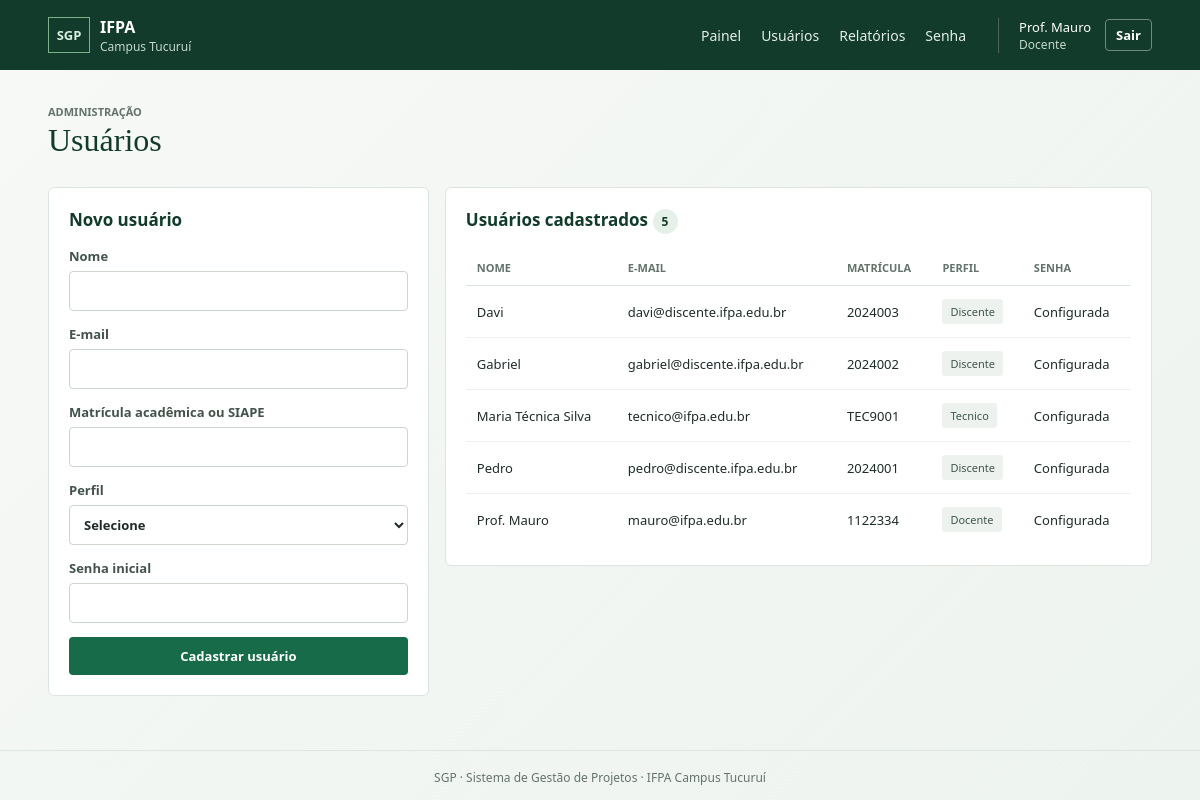
/usuarios.php (signed in), run on the app's committed database.
### tables this page shows
CREATE TABLE usuarios (
    id INT AUTO_INCREMENT PRIMARY KEY,
    nome VARCHAR(120) NOT NULL,
    email VARCHAR(190) NOT NULL UNIQUE,
    matricula VARCHAR(30) NOT NULL UNIQUE,
    senha_hash VARCHAR(255) NOT NULL,
    session_version INT UNSIGNED NOT NULL DEFAULT 0,
    perfil ENUM('Docente', 'Discente', 'Tecnico') NOT NULL,
    criado_em TIMESTAMP NOT NULL DEFAULT CURRENT_TIMESTAMP
);

### includes/bootstrap.php (called while the page is built, shortened)
<?php
require_once dirname(__DIR__) . '/config/db.php';
require_once __DIR__ . '/security.php';
function h(mixed $value): string
{
    return htmlspecialchars(is_scalar($value) ? (string) $value : '', ENT_QUOTES | ENT_SUBSTITUTE, 'UTF-8');
}
function require_auth(): array
{
    $user = $_SESSION['user'];
    if (!authenticated_session_is_current($user)) {
        expire_authenticated_session();
    }
    return $user;
}
function authenticated_session_is_current(array $user): bool
{
    static $validatedSessions = [];
    $userId = filter_var($user['id'] ?? null, FILTER_VALIDATE_INT);
    $sessionVersion = filter_var($user['session_version'] ?? null, FILTER_VALIDATE_INT);
    $cacheKey = $userId . ':' . $sessionVersion;
    if (array_key_exists($cacheKey, $validatedSessions)) {
        return $validatedSessions[$cacheKey];
    }
    $statement = db()->prepare('SELECT session_version FROM usuarios WHERE id = ?');
    $statement->execute([$userId]);
    $version = $statement->fetchColumn();
    $databaseVersion = $version === false ? null : (int) $version;
    $validatedSessions[$cacheKey] = session_version_matches($user, $databaseVersion);
    return $validatedSessions[$cacheKey];
}

### config/db.php (called while the page is built, shortened)
<?php
function db(): PDO
{
    static $pdo = null;
    if ($pdo instanceof PDO) {
        return $pdo;
    }
    $host = getenv('SGP_DB_HOST') ?: '127.0.0.1';
    $port = getenv('SGP_DB_PORT') ?: '3306';
    $database = getenv('SGP_DB_NAME') ?: 'sgp_ifpa';
    $username = getenv('SGP_DB_USER') ?: 'root';
    $password = getenv('SGP_DB_PASSWORD') ?: '';
    $dsn = "mysql:host={$host};port={$port};dbname={$database};charset=utf8mb4";
    try {
        $pdo = new PDO($dsn, $username, $password, [
            PDO::ATTR_ERRMODE => PDO::ERRMODE_EXCEPTION,
            PDO::ATTR_DEFAULT_FETCH_MODE => PDO::FETCH_ASSOC,
            PDO::ATTR_EMULATE_PREPARES => false,
            PDO::MYSQL_ATTR_INIT_COMMAND => "SET time_zone = '-03:00'",
        ]);
    } catch (PDOException $exception) {
        error_log('SGP database connection failed: ' . $exception->getMessage());
        http_response_code(500);
        exit('Nao foi possivel conectar ao banco de dados. Confira a configuracao local.');
    }
    return $pdo;
}

### includes/security.php (called while the page is built, shortened)
<?php
function session_version_matches(array $sessionUser, ?int $databaseVersion): bool
{
    return isset($sessionUser['session_version'])
        && $databaseVersion !== null
        && (int) $sessionUser['session_version'] === $databaseVersion;
}

### usuarios.php (the view, shortened to what this page needs)
<?php
require_once __DIR__ . '/includes/bootstrap.php';
$user = require_auth();
$users = db()->query(
    'SELECT id, nome, email, matricula, perfil, criado_em, (senha_hash IS NULL) AS senha_pendente FROM usuarios ORDER BY nome'
)->fetchAll();
require __DIR__ . '/includes/header.php';
?>
<section class="page-heading"><div><p class="eyebrow">Administração</p><h1>Usuários</h1></div></section>
<div class="content-grid">
    <section class="panel">
        <h2>Novo usuário</h2>
        <form method="post" class="form-stack">
            <label>Nome<input name="nome" maxlength="120" required value="<?= h($_POST['nome'] ?? '') ?>"></label>
            <label>E-mail<input type="email" name="email" maxlength="190" required value="<?= h($_POST['email'] ?? '') ?>"></label>
            <label>Matrícula acadêmica ou SIAPE<input name="matricula" maxlength="30" required value="<?= h($_POST['matricula'] ?? '') ?>"></label>
            <label>Perfil<select name="perfil" required><option value="">Selecione</option></select></label>
            <label>Senha inicial<input type="password" name="senha" minlength="10" autocomplete="new-password" required></label>
            <button class="button primary" type="submit">Cadastrar usuário</button>
        </form>
    </section>
    <section class="panel panel-wide">
        <h2>Usuários cadastrados <span class="count"><?= count($users) ?></span></h2>
        <div class="table-wrap"><table><thead><tr><th>Nome</th><th>E-mail</th><th>Matrícula</th><th>Perfil</th><th>Senha</th></tr></thead><tbody>
        <?php foreach ($users as $row): ?><tr>
            <td><?= h($row['nome']) ?></td><td><?= h($row['email']) ?></td><td><?= h($row['matricula']) ?></td><td><span class="tag"><?= h($row['perfil']) ?></span></td>
            <td><?php if ((int) $row['senha_pendente'] === 1): ?><form method="post" class="inline-form"><input type="hidden" name="csrf_token" value="<?= h(csrf_token()) ?>"><input type="hidden" name="acao" value="definir_senha"><input type="hidden" name="usuario_id" value="<?= (int) $row['id'] ?>"><input type="password" name="senha_nova" minlength="10" placeholder="Nova senha" autocomplete="new-password" required><button class="button quiet-dark" type="submit">Definir</button></form><?php else: ?><span class="muted">Configurada</span><?php endif; ?></td>
        </tr><?php endforeach; ?>
        </tbody></table></div>
    </section>
</div>
<?php require __DIR__ . '/includes/footer.php'; ?>

### includes/header.php (shortened to what this page needs)
<?php
$user = require_auth();
?>
<!doctype html>
<html lang="pt-BR">
<head>
    <link rel="stylesheet" href="assets/style.css">
</head>
<body>
<header class="topbar">
    <a class="brand" href="index.php"><span class="brand-mark">SGP</span><span>IFPA <small>Campus Tucuruí</small></span></a>
    <nav class="main-nav" aria-label="Navegação principal">
        <a href="index.php">Painel</a>
        <?php if ($user['perfil'] === 'Docente'): ?><a href="usuarios.php">Usuários</a><?php endif; ?>
        <a href="entregar_relatorio.php">Relatórios</a><a href="alterar_senha.php">Senha</a>
    </nav>
    <div class="account">
        <span><?= h($user['nome']) ?><small><?= h($user['perfil']) ?></small></span>
        <form method="post" action="logout.php">
            <button class="button quiet" type="submit">Sair</button>
        </form>
    </div>
</header>
<main class="page-shell">

### includes/footer.php
</main>
<footer class="site-footer">SGP · Sistema de Gestão de Projetos · IFPA Campus Tucuruí</footer>
</body>
</html>

### assets/style.css (style rules this page uses)
:root { color-scheme: light; --green-900: #123b2b; --green-700: #176b48; --green-500: #3d8b63; --green-100: #e4f0e8; --ink: #1f2c27; --muted: #64736c; --line: #dce5df; --surface: #ffffff; --canvas: #f3f6f3; --danger: #a63b34; --warning: #8a6413; font-family: "Segoe UI", Calibri, sans-serif; color: var(--ink); background: var(--canvas); }
* { box-sizing: border-box; }
body { margin: 0; min-height: 100vh; background: linear-gradient(135deg, #f7f9f7 0%, #edf3ee 100%); }
a { color: var(--green-700); text-decoration-thickness: 1px; text-underline-offset: 3px; }
button, input, select, textarea { font: inherit; }
button, a, input, select, textarea { outline-offset: 3px; }
.topbar { min-height: 70px; padding: 0 4vw; display: flex; align-items: center; gap: 32px; background: var(--green-900); color: #fff; }
.brand { display: flex; align-items: center; gap: 10px; color: #fff; font-weight: 700; text-decoration: none; }
.brand small, .account small { display: block; color: #c5d8cc; font-size: 12px; font-weight: 400; }
.brand-mark { display: grid; place-items: center; width: 42px; height: 36px; border: 1px solid #7bb28c; color: #d9efdf; font-size: 13px; }
.main-nav { display: flex; align-items: center; gap: 20px; margin-left: auto; }
.main-nav a { color: #e2eee6; font-size: 14px; text-decoration: none; }
.account { display: flex; align-items: center; gap: 14px; padding-left: 20px; border-left: 1px solid #496456; font-size: 13px; }
.page-shell { width: min(1440px, 92vw); margin: 30px auto 54px; }
.page-heading { display: flex; align-items: center; justify-content: space-between; gap: 24px; margin-bottom: 22px; }
.page-heading h1, .auth-panel h1 { margin: 3px 0 6px; color: var(--green-900); font-family: Georgia, "Times New Roman", serif; font-size: 32px; font-weight: 500; }
.page-heading p { margin: 4px 0 0; color: var(--muted); }
.eyebrow { margin: 0; color: var(--green-700); font-size: 11px; font-weight: 700; text-transform: uppercase; }
.metric, .panel { background: var(--surface); border: 1px solid var(--line); border-radius: 6px; }
.panel { padding: 20px; }
.panel h2 { margin: 0 0 16px; color: var(--green-900); font-size: 17px; font-weight: 650; }
.count { display: inline-grid; place-items: center; min-width: 25px; height: 25px; padding: 0 6px; border-radius: 50%; background: var(--green-100); color: var(--green-900); font-size: 12px; }
.table-wrap { width: 100%; overflow-x: auto; }
table { width: 100%; border-collapse: collapse; text-align: left; font-size: 13px; }
th { padding: 10px 11px; border-bottom: 1px solid var(--line); color: var(--muted); font-size: 11px; text-transform: uppercase; }
td { padding: 13px 11px; border-bottom: 1px solid #edf1ee; vertical-align: middle; }
tr:last-child td { border-bottom: 0; }
.tag, .status { display: inline-flex; align-items: center; padding: 5px 8px; border-radius: 3px; background: #edf2ef; color: #40564a; font-size: 11px; white-space: nowrap; }
.form-stack { display: grid; gap: 14px; }
label { display: grid; gap: 6px; color: #43524a; font-size: 13px; font-weight: 600; }
input, select, textarea { width: 100%; min-height: 40px; padding: 9px 10px; border: 1px solid #cbd7ce; border-radius: 4px; background: #fff; color: var(--ink); }
.button { display: inline-flex; justify-content: center; align-items: center; min-height: 38px; padding: 8px 13px; border: 1px solid transparent; border-radius: 4px; cursor: pointer; font-size: 13px; font-weight: 600; text-decoration: none; }
.button.primary { background: var(--green-700); color: #fff; }
.button.quiet { min-height: 32px; padding: 5px 10px; border-color: #6f8a79; background: transparent; color: #fff; }
.content-grid { display: grid; grid-template-columns: minmax(270px, .7fr) minmax(0, 1.3fr); gap: 16px; align-items: start; }
.site-footer { padding: 18px 4vw; border-top: 1px solid var(--line); color: var(--muted); font-size: 12px; text-align: center; }

### data on the page
usuarios: nome "Prof. Mauro", perfil "Docente", email "mauro@ifpa.edu.br", matricula "1122334"
usuarios: nome "Davi", email "davi@discente.ifpa.edu.br", matricula "2024003", perfil "Discente"
usuarios: nome "Gabriel", email "gabriel@discente.ifpa.edu.br", matricula "2024002", perfil "Discente"
usuarios: nome "Maria Técnica Silva", email "tecnico@ifpa.edu.br", matricula "TEC9001", perfil "Tecnico"
usuarios: nome "Pedro", email "pedro@discente.ifpa.edu.br", matricula "2024001", perfil "Discente"

### other printed values
count($users) "5"
